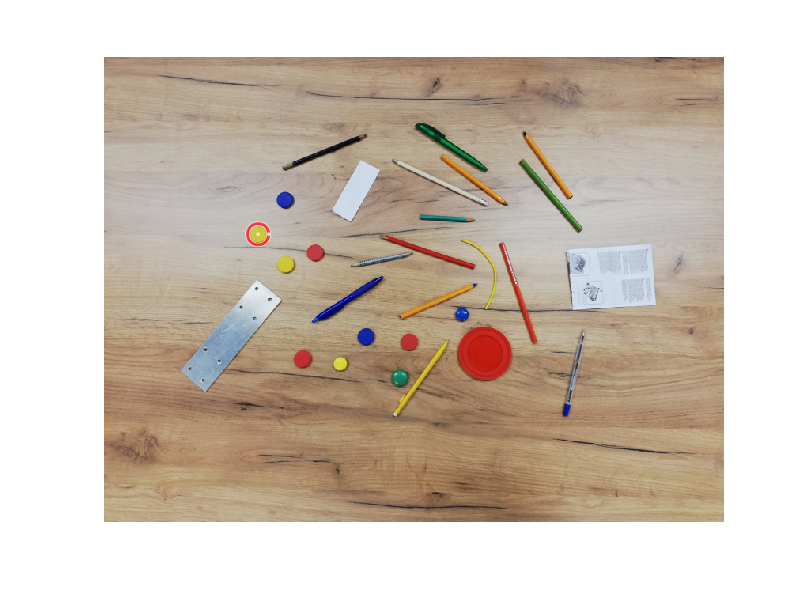

Reproduce this figure in MATLAB. (Note: this script raises an error after producing the figure.)
%rysuje dane z filterRegions
load('processedImgBlurRGBSmall.mat');
load('imgRGBSmall.mat');
addpath('colornames/');
imshow(imgRGBSmall)

circles = properties(abs([properties.MajorAxisLength]-[properties.EquivDiameter])<8, :);

for n=1:size(circles,1)
    centers = circles(n).Centroid;
    diameters = mean([[circles(n).MajorAxisLength], [circles(n).MinorAxisLength]],2);
    radii = diameters/2;
    viscircles(centers,radii);
    
    % srodek okregu
    viscircles(centers, 0.5, 'Color', 'white'); 
    % krawedz okregu
    viscircles([centers(1)+radii, centers(2)], 0.5, 'Color', 'white'); 
    % kolor obiektu
    color = ([mean(imgRGBSmall(floor(centers(2)-5:1:centers(2)+4),...
                                  floor(centers(1)-5:1:centers(1)+4),:),[1 2])]);
    color = [ color(1), color(2), color(3) ];
    colorName = colornames('Natural',color/255);
    colorName = colorName{1};
    %txt = "Circle"+newline+num2str(color(1))+newline+num2str(color(2))+newline+num2str(color(3));
    txt = "Circle"+newline+colorName;

    
    text(centers(1), centers(2), txt, 'Color', 'green' );
end

rectangles = properties(abs([properties.MajorAxisLength]-[properties.EquivDiameter])>8, :);

for n=1:size(rectangles, 1)
    
    point = rectangles(n).Centroid;
    % wymiary prostokata
    sizes = [rectangles(n).MajorAxisLength rectangles(n).MinorAxisLength];
    
    txt = "";
    if rectangles(n).ConvexArea>2000
        %txt = "not pen"; 
        %nie przetwarzaj nie-dlugopisy
        continue;
    else
        txt = "pen ";
    end
    
    % srodek prostokata
    viscircles(point, 0.5, 'Color', 'white'); 
    % kolor obiektu
    color = ([mean(imgRGBSmall(floor(point(2)-5:1:point(2)+4),...
                                  floor(point(1)-5:1:point(1)+4),:),[1 2])]);
    color = [ color(1), color(2), color(3) ];
    colorName = colornames('Natural',color/255);
    colorName = colorName{1};
    txt = txt+newline+colorName;
    %wierzcholki prostokata
    [rotPoints] = draw_rectangle(point, sizes(1), sizes(2), rectangles(n).Orientation, 'red');
    
    text(point(1), point(2), txt, 'Color', 'blue' );
end
